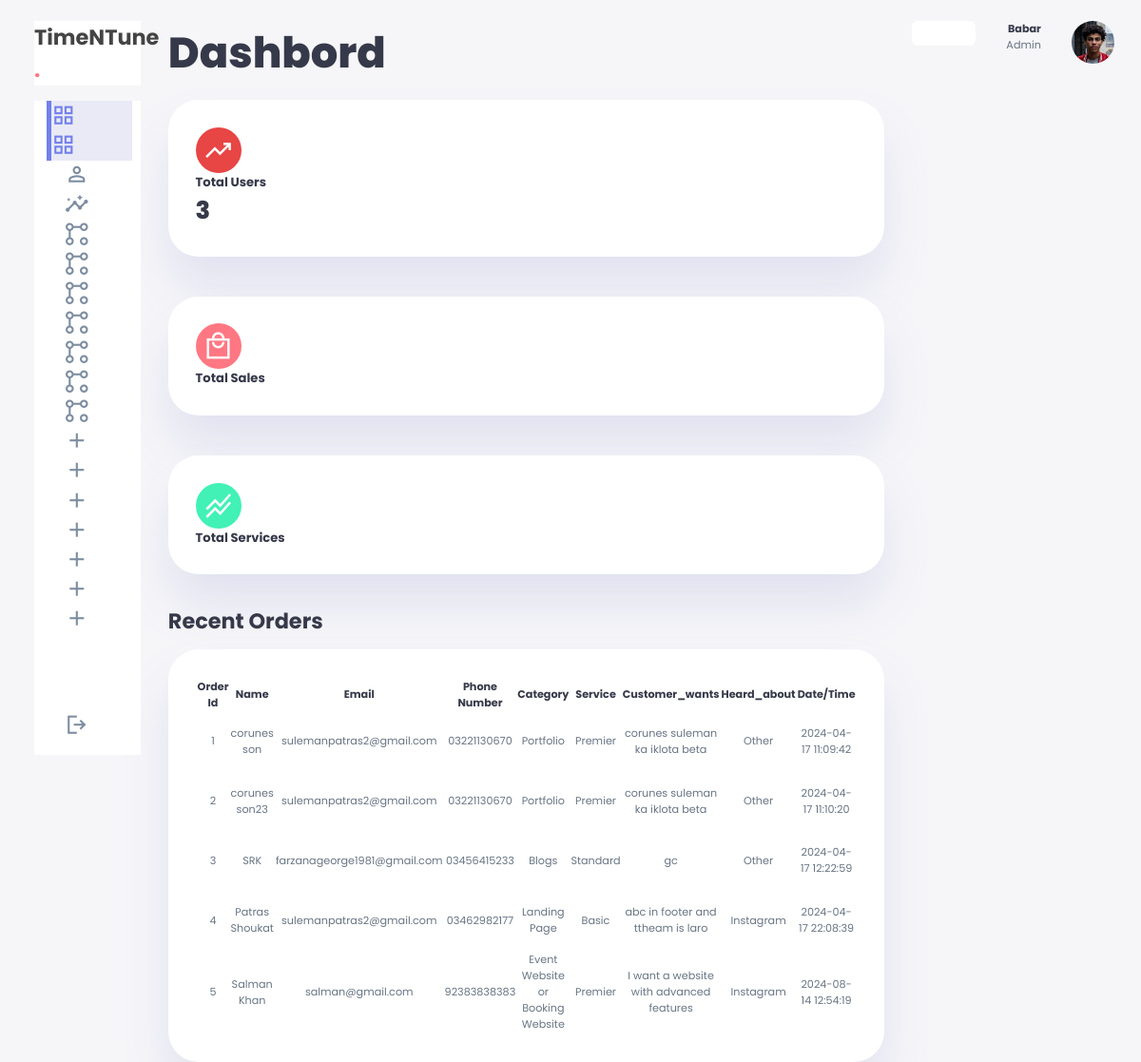
/dashboard/dashboard.php, run on the app's committed database.
### tables this page shows
CREATE TABLE `checkout` (
  `id` int(11) NOT NULL,
  `name` varchar(55) NOT NULL,
  `email` varchar(255) NOT NULL,
  `phone` varchar(255) NOT NULL,
  `category` varchar(255) NOT NULL,
  `services` varchar(255) NOT NULL,
  `customer_wants` varchar(100) NOT NULL,
  `heard_about` varchar(100) NOT NULL,
  `submission_date` datetime NOT NULL DEFAULT current_timestamp(),
  `pdf_data` blob NOT NULL
);

### dashboard/dashboard.php (the view, shortened to what this page needs)
<!DOCTYPE html>
<html lang="en">
<head>
  <link rel="stylesheet" href="assets/css/style.css">
  <link rel='stylesheet' href='https://cdn-uicons.flaticon.com/2.1.0/uicons-regular-rounded/css/uicons-regular-rounded.css'>
</head>
<body>
  <div class="container">
    <aside>
      <div class="top">
        <div class="logo">
          <a href="dashboard.php">
            <h2 style="color: #444444;">TimeNTune <span class="danger">.</span> </h2>
          </a>
        </div>
      </div>
      <div class="sidebar">
        <a href="dashboard.php" class="active">
          <span class="material-symbols-sharp">grid_view </span>
        </a>
        <a href="mern.php" class="active">
          <span class="material-symbols-sharp">grid_view </span>
        </a>
        <a href="pages/custumer.php">
          <span class="material-symbols-sharp">person_outline </span>
        </a>
        <a href="pages/analytics.php">
          <span class="material-symbols-sharp">insights </span>
        </a>
        <a href="pages/services.php">
          <span class="material-symbols-outlined">linked_services</span>
        </a>
        <a href="pages/services2.php">
          <span class="material-symbols-outlined">linked_services</span>
        </a>
        <a href="pages/prices.php">
          <span class="material-symbols-outlined">linked_services</span>
        </a>
        <a href="pages/prices2.php">
          <span class="material-symbols-outlined">linked_services</span>
        </a>
        <a href="pages/category.php">
          <span class="material-symbols-sharp">linked_services </span>
        </a>
        <a href="pages/category2.php">
          <span class="material-symbols-sharp">linked_services </span>
        </a>
        <a href="pages/portfolio.php">
          <span class="material-symbols-sharp">linked_services </span>
        </a>
        <a href="pages/add-services.php">
          <span class="material-symbols-sharp">add </span>
        </a>
        <a href="pages/add-services2.php">
          <span class="material-symbols-sharp">add </span>
        </a>
        <a href="pages/add-prices.php">
          <span class="material-symbols-sharp">add </span>
        </a>
        <a href="pages/add-prices2.php">
          <span class="material-symbols-sharp">add </span>
        </a>
        <a href="pages/add-category.php">
          <span class="material-symbols-sharp">add </span>
        </a>
        <a href="pages/add-category2.php">
          <span class="material-symbols-sharp">add </span>
        </a>
        <a href="pages/add-protfolio.php">
          <span class="material-symbols-sharp">add </span>
        </a>
        <br><br><br><br>
        <a href="pages/logout.php">
          <span class="material-symbols-sharp">logout </span>
        </a>
      </div>
    </aside>
    <main>
      <h1>Dashbord</h1>
      <div class="insights">
        <div class="sales">
          <span class="material-symbols-sharp">trending_up</span>
          <div class="middle">
            <div class="left">
              <h3>Total Users</h3>
              <?php
              include "auth/conn.php";
              $sql = "SELECT COUNT(*) as total FROM users ";
              $result = $conn->query($sql);
              if ($result->num_rows > 0) {
                while ($row = $result->fetch_assoc()) {
                  echo '<h1>'  . $row["total"] . '</h1>';
                }
              } else {
                echo "0 results";
              }
              ?>
            </div>
          </div>
        </div>
        <div class="expenses">
          <span class="material-symbols-sharp">local_mall</span>
          <div class="middle">
            <div class="left">
              <h3>Total Sales</h3>
            </div>
          </div>
        </div>
        <div class="income">
          <span class="material-symbols-sharp">stacked_line_chart</span>
          <div class="middle">
            <div class="left">
              <h3>Total Services</h3>
            </div>
          </div>
        </div>
      </div>
      <div class="recent_order">
        <h2>Recent Orders</h2>
        <table>
          <thead>
            <tr>
              <th>Order Id</th>
              <th>Name</th>
              <th>Email</th>
              <th>Phone Number</th>
              <th>Category</th>
              <th>Service</th>
              <th>Customer_wants</th>
              <th>Heard_about</th>
              <th>Date/Time</th>
            </tr>
          </thead>
          <?php
          $query = "SELECT * FROM checkout";
          $result = mysqli_query($conn, $query);
          echo '<tbody>';
          if ($result) {
            while ($row = mysqli_fetch_assoc($result)) {
              echo  '<tr>';
              echo  '<td>' . $row['id'] . '</td>';
              echo  '<td>' . $row['name'] . '</td>';
              echo  '<td>' . $row['email'] . '</td>';
              echo  '<td>' . $row['phone'] . '</td>';
              echo  '<td>' . $row['category'] . '</td>';
              echo  '<td>' . $row['services'] . '</td>';
              echo  '<td>' . $row['customer_wants'] . '</td>';
              echo  '<td>' . $row['heard_about'] . '</td>';
              echo  '<td>' . $row['submission_date'] . '</td>';
              echo  '</tr>';
            }
          } else {
            echo 'Error executing query: ' . mysqli_error($conn);
          }
          echo '</tbody>';
          ?>
        </table>
      </div>
    </main>
    <div class="right">
      <div class="top">
        <div class="theme-toggler">
        </div>
        <div class="profile">
          <div class="info">
            <p><b>Babar</b></p>
            <p>Admin</p>
          </div>
          <div class="profile-photo">
            <img src="./images/profile-1.jpg" alt="" />
          </div>
        </div>
      </div>
    </div>
  </div>
</body>
</html>

### dashboard/assets/css/style.css (style rules this page uses)
:root { --clr-primary: #7380ec; --clr-danger: #ff7782; --clr-success: #41f1b6; --clr-white: #fff; --clr-info-dark: #7d8da1; --clr-info-light: #dce1eb; --clr-dark: #363949; --clr-warnig: #ff4edc; --clr-light: rgba(132, 139, 200, 0.18); --clr-primary-variant: #111e88; --clr-dark-variant: #677483; --clr-color-background: #f6f6f9; --card-border-radius: 2rem; --border-radius-1: 0.4rem; --border-radius-2: 0.8rem; --border-radius-3: 1.2rem; --card-padding: 1.8rem; --padding-1: 1.2rem; --box-shadow: 0 2rem 3rem var(--clr-light); }
* { margin: 0; padding: 0; box-sizing: border-box; border: 0; text-decoration: none; list-style: none; appearance: none; }
body { width: 100vw; height: 100vh; font-size: .7rem; user-select: none; overflow-x: hidden; background: var(--clr-color-background); font-family: 'Poppins', sans-serif; }
.container { display: grid; width: 96%; gap: 1.8rem; grid-template-columns: 14rem auto 16rem; margin: 0 auto; }
a { color: var(--clr-dark); }
h1 { font-weight: 800; font-size: 2.8rem; }
h2 { font-size: 1.4rem; }
h3 { font-size: 0.87; }
.profile-photo img { width: 2.8rem; height: 2.8rem; overflow: hidden; border-radius: 50%; }
p { color: var(--clr-dark-variant); }
b { color: var(--clr-dark); }
.danger { color: var(--clr-danger); }
aside { height: 100vh; }
aside .top { background: var(--clr-white); display: flex; align-items: center; justify-content: space-between; margin-top: 1.4rem; }
aside .logo { display: flex; gap: 1rem; }
aside .sidebar { background: var(--clr-white); display: flex; flex-direction: column; height: 86vh; position: relative; top: 1rem; }
aside .sidebar a { display: flex; color: var(--clr-info-dark); margin-left: 2rem; gap: 1rem; align-items: center; height: 3.3rem; transition: all .1s ease; }
aside .sidebar a span { font-size: 1.6rem; transition: all .3s ease-in-out; }
aside .sidebar a:last-child { position: absolute; bottom: 1rem; width: 100%; }
aside .sidebar a.active { background-color: var(--clr-light); color: var(--clr-primary); margin-left: 0; border-left: 5px solid var(--clr-primary); margin-left: calc(1rem - 3px); }
main { margin-top: 1.4rem; width: auto; }
main .insights { display: grid; grid-template-columns: repeat(3,1fr); gap: 1.6rem; }
main .insights>div { background-color: var(--clr-white); padding: var(--card-padding); border-radius: var(--card-border-radius); margin-top: 1rem; box-shadow: var(--box-shadow); transition: all .3s ease; }
main .insights>div span { background: #e84545; padding: 0.5rem; border-radius: 50%; color: var(--clr-white); font-size: 2rem; }
main .insights > div.expenses span { background: var(--clr-danger); }
main .insights > div.income span { background: var(--clr-success); }
main .insights > div .middle { display: flex; align-items: center; justify-content: space-between; }
main .insights > div .middle h1 { font-size: 1.6rem; }
main h1 { color: var(--clr-dark); }
main .insights h1 { color: var(--clr-dark); }
main .insights h3 { color: var(--clr-dark); }
main .recent_order { margin-top: 2rem; }
main .recent_order h2 { color: var(--clr-dark); }
main .recent_order h2 { margin-bottom: 0.8rem; }
main .recent_order table { background: var(--clr-white); width: 100%; border-radius: var(--card-border-radius); padding: var(--card-padding); text-align: center; box-shadow: var(--box-shadow); transition: all .3s ease; color: var(--clr-dark); }
main table tbody td { height: 3.8rem; border-bottom: 1px solid var(--clr-white); color:var(--clr-dark-variant) }
main table tbody tr:last-child td { border: none; }
.right { margin-top: 1.4rem; }
.right .top { display: flex; justify-content: start; gap: 2rem; }
.right .theme-toggler { background: var(--clr-white); display: flex; justify-content: space-between; height: 1.6rem; width: 4.2rem; cursor: pointer; border-radius: var(--border-radius-1); }
.right .top .profile { display: flex; gap: 2rem; text-align: right; }
@media screen and (max-width:1200px) { .container { width: 94%; grid-template-columns: 7rem auto 14rem; } }
@media screen and (max-width:1200px) { aside .sidebar a { width: 5.6rem; } }
@media screen and (max-width:1200px) { aside .sidebar a:last-child { position: relative; margin-top: 1.8rem; } }
@media screen and (max-width:1200px) { main .insights { display: grid; grid-template-columns: repeat(1,1fr); } }

### data on the page
checkout: id "1", name "corunes son", email "sulemanpatras2@gmail.com", phone "03221130670", category "Portfolio", services "Premier", customer_wants "corunes suleman ka iklota beta", heard_about "Other", submission_date "2024-04-17 11:09:42"
checkout: id "2", name "corunes son23", email "sulemanpatras2@gmail.com", phone "03221130670", category "Portfolio", services "Premier", customer_wants "corunes suleman ka iklota beta", heard_about "Other", submission_date "2024-04-17 11:10:20"
checkout: id "3", name "SRK", email "farzanageorge1981@gmail.com", phone "03456415233", category "Blogs", services "Standard", customer_wants "gc", heard_about "Other", submission_date "2024-04-17 12:22:59"
checkout: id "4", name "Patras Shoukat", email "sulemanpatras2@gmail.com", phone "03462982177", category "Landing Page", services "Basic", customer_wants "abc in footer and ttheam is laro", heard_about "Instagram", submission_date "2024-04-17 22:08:39"
checkout: id "5", name "Salman Khan", email "salman@gmail.com", phone "92383838383", category "Event Website or Booking Website", services "Premier", customer_wants "I want a website with advanced features", heard_about "Instagram", submission_date "2024-08-14 12:54:19"

### other printed values
$row["total"] "3"
